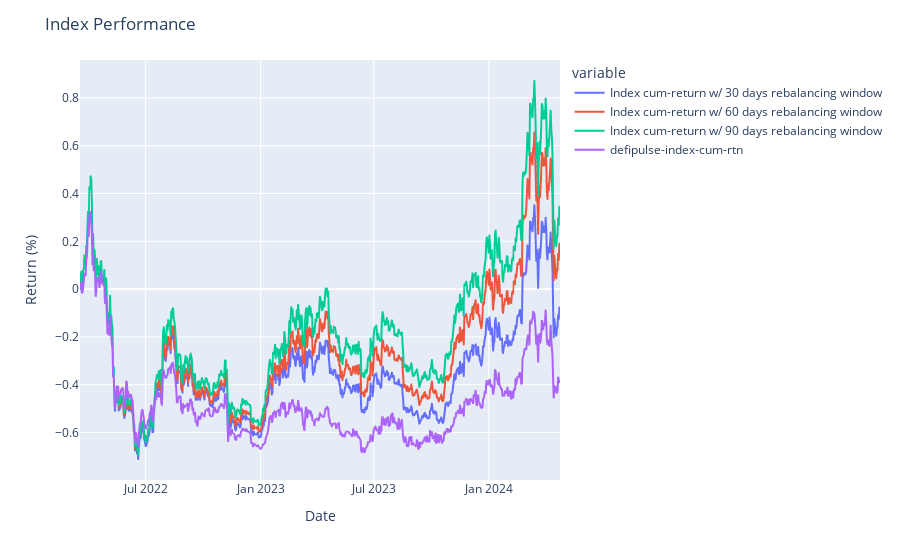

Notebook code cell kept with this figure:
### Code cell
from backtester import BackTester, convert_results_table

bt = BackTester(convert_results_table(results),['defipulse-index'])

data, chart = bt.assess_different_rebalancing_periods([30,60,90],0.02)

chart

### Figure 1 — Plotly figure (JSON) as saved in the notebook; plotly's stock layout.template omitted (floating-point values rounded to 4 significant figures; data arrays with more than 128 entries replaced by an {"elided": "..."} marker saying what was removed)
{"data": [{"hovertemplate": "variable=Index cum-return w/ 30 days rebalancing window<br>index=%{x}<br>value=%{y}<extra></extra>", "legendgroup": "Index cum-return w/ 30 days rebalancing window", "line": {"color": "#636efa", "dash": "solid"}, "marker": {"symbol": "circle"}, "mode": "lines", "name": "Index cum-return w/ 30 days rebalancing window", "showlegend": true, "type": "scattergl", "x": {"elided": "769 str values"}, "xaxis": "x", "y": {"elided": "769 float values"}, "yaxis": "y"}, {"hovertemplate": "variable=Index cum-return w/ 60 days rebalancing window<br>index=%{x}<br>value=%{y}<extra></extra>", "legendgroup": "Index cum-return w/ 60 days rebalancing window", "line": {"color": "#EF553B", "dash": "solid"}, "marker": {"symbol": "circle"}, "mode": "lines", "name": "Index cum-return w/ 60 days rebalancing window", "showlegend": true, "type": "scattergl", "x": {"elided": "769 str values"}, "xaxis": "x", "y": {"elided": "769 float values"}, "yaxis": "y"}, {"hovertemplate": "variable=Index cum-return w/ 90 days rebalancing window<br>index=%{x}<br>value=%{y}<extra></extra>", "legendgroup": "Index cum-return w/ 90 days rebalancing window", "line": {"color": "#00cc96", "dash": "solid"}, "marker": {"symbol": "circle"}, "mode": "lines", "name": "Index cum-return w/ 90 days rebalancing window", "showlegend": true, "type": "scattergl", "x": {"elided": "769 str values"}, "xaxis": "x", "y": {"elided": "769 float values"}, "yaxis": "y"}, {"hovertemplate": "variable=defipulse-index-cum-rtn<br>index=%{x}<br>value=%{y}<extra></extra>", "legendgroup": "defipulse-index-cum-rtn", "line": {"color": "#ab63fa", "dash": "solid"}, "marker": {"symbol": "circle"}, "mode": "lines", "name": "defipulse-index-cum-rtn", "showlegend": true, "type": "scattergl", "x": {"elided": "769 str values"}, "xaxis": "x", "y": {"elided": "769 float values"}, "yaxis": "y"}], "layout": {"legend": {"title": {"text": "variable"}, "tracegroupgap": 0}, "margin": {"t": 60}, "title": {"text": "Index Performance"}, "xaxis": {"anchor": "y", "domain": [0, 1], "title": {"text": "Date"}}, "yaxis": {"anchor": "x", "domain": [0, 1], "title": {"text": "Return (%)"}}}}
